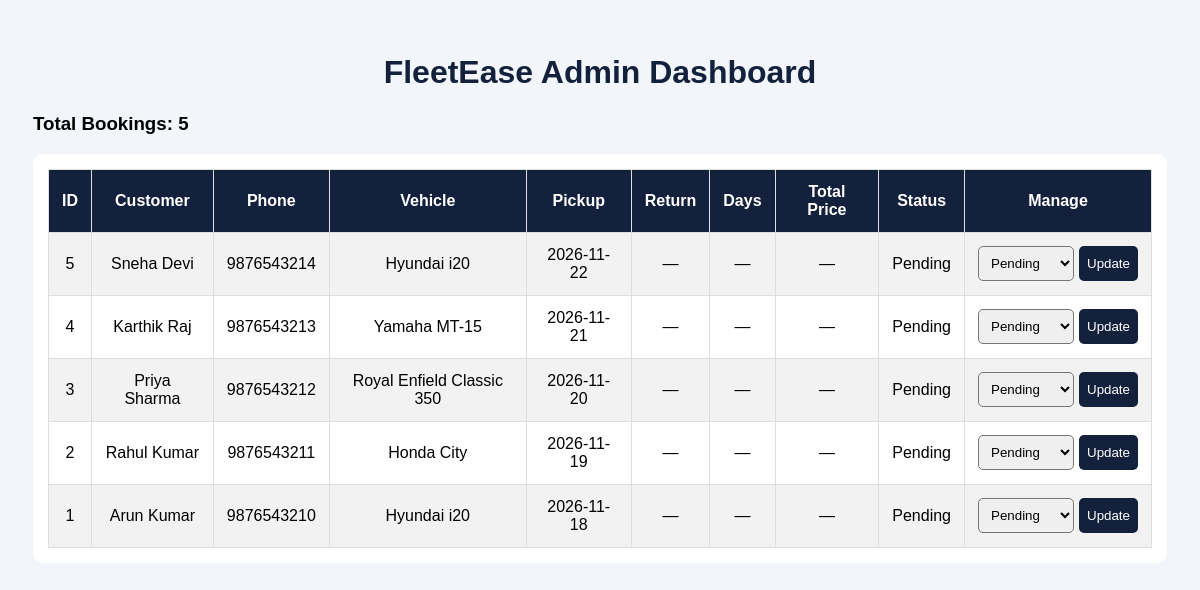
Before: /admin/bookings with the older database file.
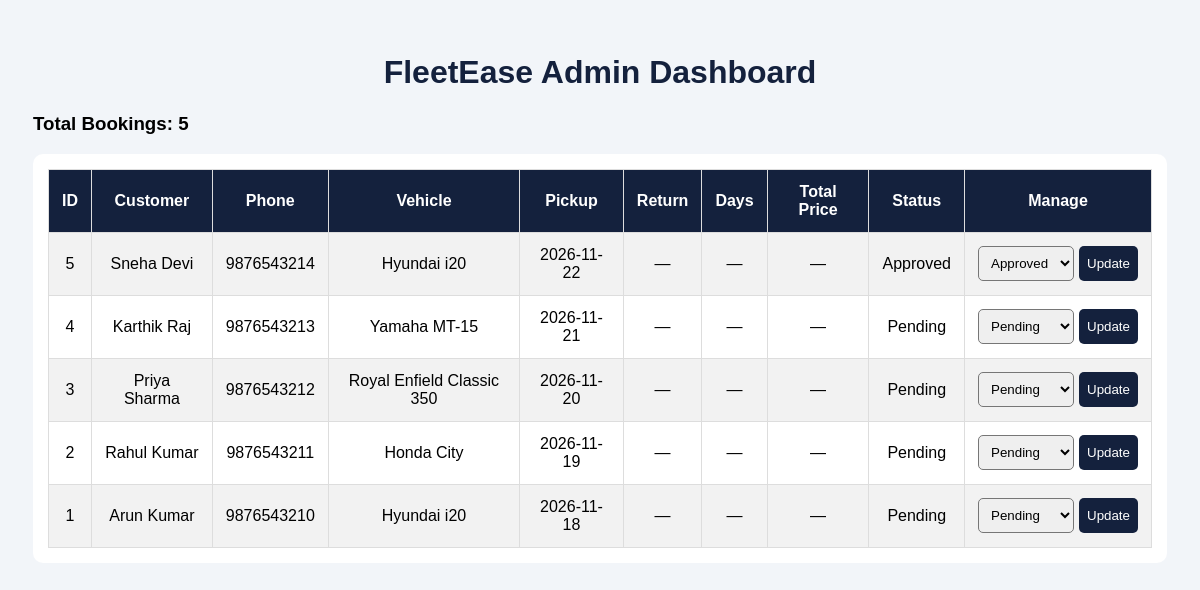
After: the same page with the newer database file.
### tables this page shows
CREATE TABLE bookings (
            id INTEGER PRIMARY KEY AUTOINCREMENT,
            vehicle_name TEXT NOT NULL,
            customer_name TEXT NOT NULL,
            phone TEXT NOT NULL,
            booking_date TEXT NOT NULL,
            status TEXT DEFAULT 'Pending'
        , return_date TEXT, total_days INTEGER, total_price REAL);

### app.py (the view)
@app.route("/admin/bookings")
def admin_bookings():
    bookings = get_all_bookings()
    return render_template("admin.html", bookings=bookings)

### database/db.py (called while the page is built)
def get_connection():
    return sqlite3.connect(DB_PATH)

def get_all_bookings():
    connection = get_connection()
    cursor = connection.cursor()
    cursor.execute("""
        SELECT id, customer_name, phone, vehicle_name,
               booking_date, return_date, total_days,
               total_price, status
        FROM bookings
        ORDER BY id DESC
    """)
    bookings = cursor.fetchall()
    connection.close()
    return bookings

### templates/admin.html (shortened to what this page needs)
<!DOCTYPE html>
<html lang="en">
<head>
</head>
<body>
    <h1>FleetEase Admin Dashboard</h1>
    <h3>Total Bookings: {{ bookings|length }}</h3>
    <div class="table-container">
        <table>
            <tr>
                <th>ID</th>
                <th>Customer</th>
                <th>Phone</th>
                <th>Vehicle</th>
                <th>Pickup</th>
                <th>Return</th>
                <th>Days</th>
                <th>Total Price</th>
                <th>Status</th>
                <th>Manage</th>
            </tr>
            {% for booking in bookings %}
            <tr>
                <td>{{ booking[0] }}</td>
                <td>{{ booking[1] }}</td>
                <td>{{ booking[2] }}</td>
                <td>{{ booking[3] }}</td>
                <td>{{ booking[4] }}</td>
                <td>{{ booking[5] or "—" }}</td>
                <td>{{ booking[6] or "—" }}</td>
                <td>
                    {% if booking[7] is not none %}
                        ₹{{ booking[7] }}
                    {% else %}
                        —
                    {% endif %}
                </td>
                <td>{{ booking[8] }}</td>
                <td>
                    <form class="status-form"
                          action="{{ url_for('change_booking_status', booking_id=booking[0]) }}"
                          method="POST">
                        <select name="status">
                            <option value="Pending"
                                {% if booking[8] == "Pending" %}selected{% endif %}>
                                Pending
                            </option>
                            <option value="Approved"
                                {% if booking[8] == "Approved" %}selected{% endif %}>
                                Approved
                            </option>
                        </select>
                        <button type="submit">Update</button>
                    </form>
                </td>
            </tr>
            {% else %}
            <tr>
                <td colspan="10">No bookings available.</td>
            </tr>
            {% endfor %}
        </table>
    </div>
</body>
</html>

Changed rows visible on the page:
changed bookings "Sneha Devi": status "Pending" → "Approved"
